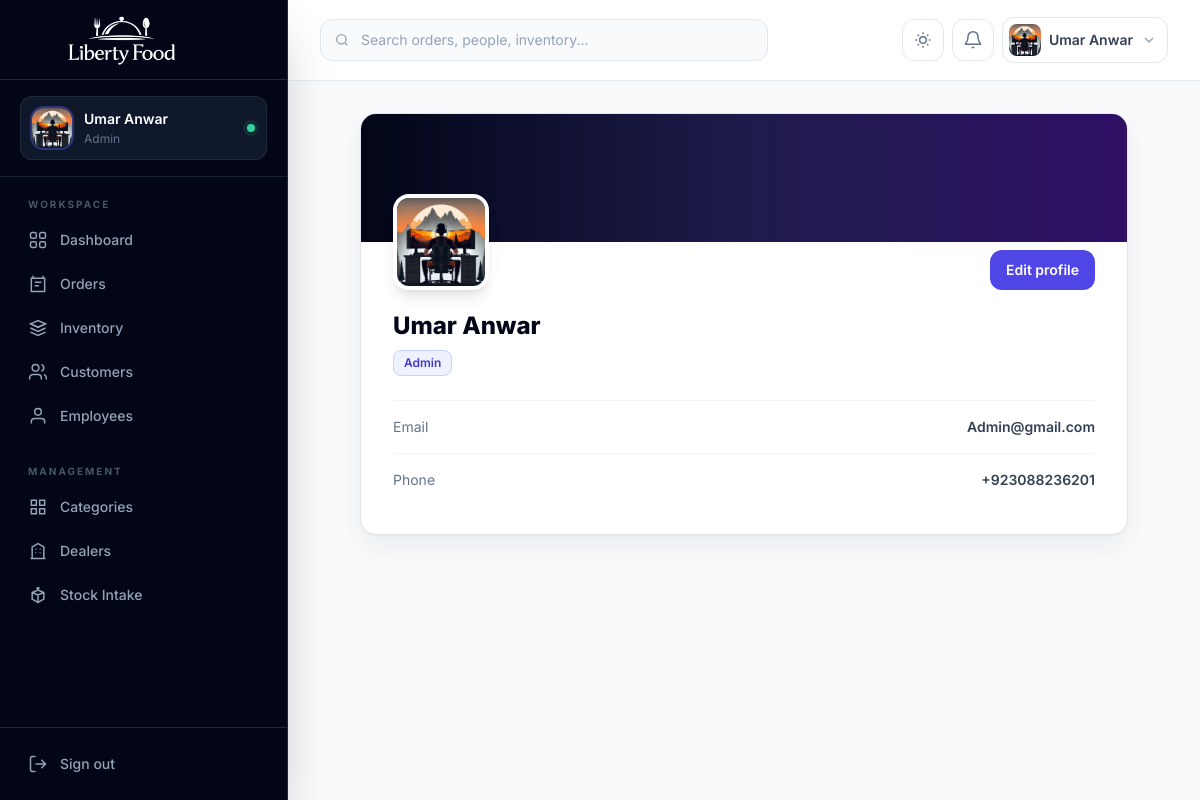
Page /accounts/profile/ (signed in) on the committed database.
### accounts/models.py (models this page shows, shortened)
class CustomUser(AbstractUser):
    email = models.EmailField(unique=True)
    ROLE_CHOICES = (
        ('admin', 'Admin'),
        ('employee', 'Employee'),
        ('customer', 'Customer'),
    )
    role = models.CharField(
        max_length=20,
        choices=ROLE_CHOICES,
        default='customer'
    )
    phone = models.CharField(
        max_length=15,
        blank=True,
        null=True
    )
    profile_image = models.ImageField(
        upload_to='profiles/',
        blank=True,
        null=True
    )

### accounts/views.py (the view)
# urls.py: path('profile/', views.profile, name='profile'),
@login_required
def profile(request):
    return render(request, 'profile.html')

### templates/profile.html (shortened to what this page needs)
{% extends 'base.html' %}
{% block content %}
<div class="mx-auto max-w-3xl"><section class="overflow-hidden rounded-2xl border border-slate-200 bg-white shadow-soft dark:border-slate-800 dark:bg-slate-900"><div class="h-32 bg-gradient-to-r from-slate-950 via-indigo-950 to-violet-950"></div><div class="px-6 pb-7 sm:px-8"><div class="-mt-12 flex flex-col gap-4 sm:flex-row sm:items-end sm:justify-between">{% if request.user.profile_image %}<img src="{{ request.user.profile_image.url }}" alt="" class="h-24 w-24 rounded-2xl border-4 border-white object-cover shadow-lg dark:border-slate-900">{% else %}<span class="flex h-24 w-24 items-center justify-center rounded-2xl border-4 border-white bg-indigo-100 text-3xl font-extrabold text-indigo-700 shadow-lg dark:border-slate-900 dark:bg-indigo-500/15 dark:text-indigo-300">{{ request.user.username|slice:":1"|upper }}</span>{% endif %}{% if request.user.role == 'admin' or request.user.is_superuser %}<a href="{% url 'edit_profile' %}" class="rounded-xl bg-indigo-600 px-4 py-2.5 text-center text-sm font-semibold text-white">Edit profile</a>{% endif %}</div><h1 class="mt-5 text-2xl font-extrabold text-slate-950 dark:text-white">{{ request.user.first_name }} {{ request.user.last_name }}</h1><span class="mt-2 inline-flex rounded-lg border border-indigo-200 bg-indigo-50 px-2.5 py-1 text-xs font-semibold capitalize text-indigo-700 dark:border-indigo-900 dark:bg-indigo-950/50 dark:text-indigo-300">{{ request.user.role }}</span><dl class="mt-6 divide-y divide-slate-100 border-t border-slate-100 dark:divide-slate-800 dark:border-slate-800"><div class="flex justify-between py-4 text-sm"><dt class="text-slate-500">Email</dt><dd class="font-semibold">{{ request.user.email }}</dd></div><div class="flex justify-between py-4 text-sm"><dt class="text-slate-500">Phone</dt><dd class="font-semibold">{{ request.user.phone|default:"Not provided" }}</dd></div></dl></div></section></div>
{% endblock %}

### templates/base.html (shortened to what this page needs)
{% load static %}
<!DOCTYPE html>
<html lang="en" class="h-full scroll-smooth">
<head>
  <script src="https://cdn.tailwindcss.com"></script>
</head>
<body class="h-full bg-slate-50 font-sans text-slate-700 antialiased dark:bg-slate-950 dark:text-slate-300">
  <aside id="sidebar" class="fixed inset-y-0 left-0 z-50 flex w-72 -translate-x-full flex-col border-r border-slate-800 bg-slate-950 text-slate-300 shadow-2xl transition-transform duration-300 lg:translate-x-0">
    <div class="flex h-20 items-center gap-3 border-b border-slate-800 px-5">
      <a href="{% url 'home' %}" class="block h-16 w-52" aria-label="Liberty Food home">
        <img src="{% static 'liberty-food-logo-cropped.png' %}" alt="Liberty Food" class="h-full w-full object-contain">
      </a>
    </div>
    <div class="border-b border-slate-800/80 px-5 py-4">
      <div class="flex items-center gap-3 rounded-xl bg-slate-900 px-3 py-3 ring-1 ring-inset ring-slate-800">
        {% if request.user.profile_image %}
          <img src="{{ request.user.profile_image.url }}" alt="{{ request.user.username }}" class="h-10 w-10 rounded-xl object-cover ring-2 ring-indigo-500/40">
        {% else %}
          <div class="flex h-10 w-10 items-center justify-center rounded-xl bg-indigo-500/15 text-sm font-bold uppercase text-indigo-300 ring-1 ring-inset ring-indigo-500/30">
            {{ request.user.username|slice:":1" }}
          </div>
        {% endif %}
        <div class="min-w-0">
          <p class="truncate text-sm font-semibold text-white">{{ request.user.get_full_name|default:request.user.username }}</p>
          <p class="mt-0.5 truncate text-xs capitalize text-slate-500">{{ request.user.role|default:"Team member" }}</p>
        </div>
        <span class="ml-auto h-2 w-2 rounded-full bg-emerald-400 ring-4 ring-emerald-400/10" title="Online"></span>
      </div>
    </div>
    <nav class="flex-1 overflow-y-auto px-4 py-5" aria-label="Primary navigation">
      <p class="mb-2 px-3 text-[10px] font-bold uppercase tracking-[.2em] text-slate-600">Workspace</p>
      <div class="space-y-1">
        <a href="{% url 'home' %}" class="nav-link flex items-center gap-3 rounded-xl px-3 py-2.5 text-sm font-medium transition {% if request.resolver_match.url_name == 'home' %}bg-indigo-500 text-white shadow-lg shadow-indigo-950/30{% else %}text-slate-400 hover:bg-slate-900 hover:text-white{% endif %}">
          <svg class="h-5 w-5" viewBox="0 0 24 24" fill="none" stroke="currentColor" stroke-width="1.8"><rect x="3" y="3" width="7" height="7" rx="2"/><rect x="14" y="3" width="7" height="7" rx="2"/><rect x="3" y="14" width="7" height="7" rx="2"/><rect x="14" y="14" width="7" height="7" rx="2"/></svg>
          Dashboard
        </a>
        {% if request.user.role == 'admin' or request.user.is_superuser %}<a href="{% url 'order_list' %}" class="nav-link flex items-center gap-3 rounded-xl px-3 py-2.5 text-sm font-medium transition {% if 'order' in request.resolver_match.url_name %}bg-indigo-500 text-white shadow-lg shadow-indigo-950/30{% else %}text-slate-400 hover:bg-slate-900 hover:text-white{% endif %}">
          <svg class="h-5 w-5" viewBox="0 0 24 24" fill="none" stroke="currentColor" stroke-width="1.8"><path d="M6 2v4M18 2v4M4 5h16v16H4z"/><path d="M8 10h8M8 14h5"/></svg>
          Orders
        </a>
        <a href="{% url 'fooditem_list' %}" class="nav-link flex items-center gap-3 rounded-xl px-3 py-2.5 text-sm font-medium transition {% if 'fooditem' in request.resolver_match.url_name or request.resolver_match.url_name == 'food_quantity' %}bg-indigo-500 text-white shadow-lg shadow-indigo-950/30{% else %}text-slate-400 hover:bg-slate-900 hover:text-white{% endif %}">
          <svg class="h-5 w-5" viewBox="0 0 24 24" fill="none" stroke="currentColor" stroke-width="1.8"><path d="m3 7 9-4 9 4-9 4-9-4Z"/><path d="m3 7 9 4 9-4M3 12l9 4 9-4M3 17l9 4 9-4"/></svg>
          Inventory
        </a>
        <a href="{% url 'customer_list' %}" class="nav-link flex items-center gap-3 rounded-xl px-3 py-2.5 text-sm font-medium transition {% if 'customer' in request.resolver_match.url_name %}bg-indigo-500 text-white shadow-lg shadow-indigo-950/30{% else %}text-slate-400 hover:bg-slate-900 hover:text-white{% endif %}">
          <svg class="h-5 w-5" viewBox="0 0 24 24" fill="none" stroke="currentColor" stroke-width="1.8"><path d="M16 21v-2a4 4 0 0 0-4-4H6a4 4 0 0 0-4 4v2"/><circle cx="9" cy="7" r="4"/><path d="M22 21v-2a4 4 0 0 0-3-3.87M16 3.13a4 4 0 0 1 0 7.75"/></svg>
          Customers
        </a>
        <a href="{% url 'employee_list' %}" class="nav-link flex items-center gap-3 rounded-xl px-3 py-2.5 text-sm font-medium transition {% if 'employee' in request.resolver_match.url_name or 'salary' in request.resolver_match.url_name %}bg-indigo-500 text-white shadow-lg shadow-indigo-950/30{% else %}text-slate-400 hover:bg-slate-900 hover:text-white{% endif %}">
          <svg class="h-5 w-5" viewBox="0 0 24 24" fill="none" stroke="currentColor" stroke-width="1.8"><path d="M20 21v-2a4 4 0 0 0-4-4H8a4 4 0 0 0-4 4v2"/><circle cx="12" cy="7" r="4"/></svg>
          Employees
        </a>{% endif %}
      </div>
      {% if request.user.role == 'admin' or request.user.is_superuser %}<p class="mb-2 mt-7 px-3 text-[10px] font-bold uppercase tracking-[.2em] text-slate-600">Management</p>
      <div class="space-y-1">
        <a href="{% url 'category_list' %}" class="nav-link flex items-center gap-3 rounded-xl px-3 py-2.5 text-sm font-medium transition {% if 'category' in request.resolver_match.url_name %}bg-indigo-500 text-white{% else %}text-slate-400 hover:bg-slate-900 hover:text-white{% endif %}">
          <svg class="h-5 w-5" viewBox="0 0 24 24" fill="none" stroke="currentColor" stroke-width="1.8"><path d="M4 4h6v6H4zM14 4h6v6h-6zM4 14h6v6H4zM14 14h6v6h-6z"/></svg>
          Categories
        </a>
        <a href="{% url 'dealer_list' %}" class="nav-link flex items-center gap-3 rounded-xl px-3 py-2.5 text-sm font-medium transition {% if 'dealer' in request.resolver_match.url_name %}bg-indigo-500 text-white{% else %}text-slate-400 hover:bg-slate-900 hover:text-white{% endif %}">
          <svg class="h-5 w-5" viewBox="0 0 24 24" fill="none" stroke="currentColor" stroke-width="1.8"><path d="M3 21h18M5 21V7l7-4 7 4v14M9 10h1M14 10h1M9 14h1M14 14h1"/></svg>
          Dealers
        </a>
        <a href="{% url 'food_quantity' %}" class="nav-link flex items-center gap-3 rounded-xl px-3 py-2.5 text-sm font-medium transition {% if request.resolver_match.url_name == 'food_quantity' %}bg-indigo-500 text-white{% else %}text-slate-400 hover:bg-slate-900 hover:text-white{% endif %}">
          <svg class="h-5 w-5" viewBox="0 0 24 24" fill="none" stroke="currentColor" stroke-width="1.8"><path d="M12 22V12M5 9l7 3 7-3M5 9l7-3 7 3v8l-7 4-7-4V9Z"/><path d="M12 2v4M10 4h4"/></svg>
          Stock Intake
        </a>
      </div>{% endif %}
    </nav>
    <div class="border-t border-slate-800 p-4">
      <a href="{% url 'logout' %}" class="flex items-center gap-3 rounded-xl px-3 py-2.5 text-sm font-medium text-slate-400 transition hover:bg-red-500/10 hover:text-red-400">
        <svg class="h-5 w-5" viewBox="0 0 24 24" fill="none" stroke="currentColor" stroke-width="1.8"><path d="M9 21H5a2 2 0 0 1-2-2V5a2 2 0 0 1 2-2h4M16 17l5-5-5-5M21 12H9"/></svg>
        Sign out
      </a>
    </div>
  </aside>
  <div id="app-main" class="min-h-full transition-all duration-300 lg:ml-72">
    <header id="topbar" class="sticky top-0 z-30 border-b border-slate-200/80 bg-white/90 backdrop-blur-xl dark:border-slate-800 dark:bg-slate-950/85">
      <div class="flex h-20 items-center gap-3 px-4 sm:px-6 lg:px-8">
        {% if request.user.role == 'admin' or request.user.is_superuser %}<form method="GET" action="{% url 'global_search' %}" class="relative hidden w-full max-w-md md:block">
          <input type="search" name="q" placeholder="Search orders, people, inventory..." class="w-full rounded-xl border border-slate-200 bg-slate-50 py-2.5 pl-10 pr-4 text-sm text-slate-900 outline-none transition placeholder:text-slate-400 focus:border-indigo-500 focus:ring-4 focus:ring-indigo-500/10 dark:border-slate-800 dark:bg-slate-900 dark:text-white">
        </form>{% endif %}
        <div class="ml-auto flex items-center gap-2">
          <button id="theme-toggle" type="button" class="rounded-xl border border-slate-200 p-2.5 text-slate-500 transition hover:border-indigo-200 hover:bg-indigo-50 hover:text-indigo-600 dark:border-slate-800 dark:text-slate-400 dark:hover:border-indigo-900 dark:hover:bg-indigo-950/50 dark:hover:text-indigo-400" aria-label="Toggle color theme">
            <svg class="h-5 w-5 dark:hidden" viewBox="0 0 24 24" fill="none" stroke="currentColor" stroke-width="1.8"><path d="M12 3v2M12 19v2M3 12h2M19 12h2M5.64 5.64l1.42 1.42M16.94 16.94l1.42 1.42M18.36 5.64l-1.42 1.42M7.06 16.94l-1.42 1.42"/><circle cx="12" cy="12" r="4"/></svg>
          </button>
          <div class="relative">
            <button id="notification-trigger" type="button" class="relative rounded-xl border border-slate-200 p-2.5 text-slate-500 transition hover:bg-slate-50 dark:border-slate-800 dark:text-slate-400 dark:hover:bg-slate-900" aria-label="Notifications" aria-expanded="false">
              <svg class="h-5 w-5" viewBox="0 0 24 24" fill="none" stroke="currentColor" stroke-width="1.8"><path d="M18 8a6 6 0 0 0-12 0c0 7-3 7-3 9h18c0-2-3-2-3-9M13.7 21h-3.4"/></svg>
            </button>
          </div>
          <div class="relative">
            <button id="profile-trigger" type="button" class="flex items-center gap-2 rounded-xl border border-slate-200 bg-white p-1.5 pr-2.5 transition hover:bg-slate-50 dark:border-slate-800 dark:bg-slate-900 dark:hover:bg-slate-800" aria-expanded="false">
              {% if request.user.profile_image %}
                <img src="{{ request.user.profile_image.url }}" alt="" class="h-8 w-8 rounded-lg object-cover">
              {% else %}
                <span class="flex h-8 w-8 items-center justify-center rounded-lg bg-indigo-100 text-xs font-bold uppercase text-indigo-700 dark:bg-indigo-500/15 dark:text-indigo-300">{{ request.user.username|slice:":1" }}</span>
              {% endif %}
              <span class="hidden max-w-32 truncate text-sm font-semibold text-slate-700 dark:text-slate-200 sm:block">{{ request.user.get_full_name|default:request.user.username }}</span>
              <svg class="hidden h-4 w-4 text-slate-400 sm:block" viewBox="0 0 24 24" fill="none" stroke="currentColor" stroke-width="2"><path d="m6 9 6 6 6-6"/></svg>
            </button>
          </div>
        </div>
      </div>
    </header>
    <main class="px-4 py-6 sm:px-6 lg:px-8 lg:py-8">
      <div class="mx-auto max-w-[1600px]">
        {% block content %}{% endblock %}
      </div>
    </main>
  </div>
</body>
</html>

### templates/base.html (style rules this page uses)
* { scrollbar-width: thin; scrollbar-color: #94a3b8 transparent; }
.nav-link svg, .action-icon svg { pointer-events: none; }

### rows in the picture
CustomUser: user.profile_image (picture), user.get_full_name "Umar Anwar", user.role "Admin", user.first_name "Umar", user.last_name "Anwar", user.email "Admin@gmail.com", user.phone "+923088236201"
